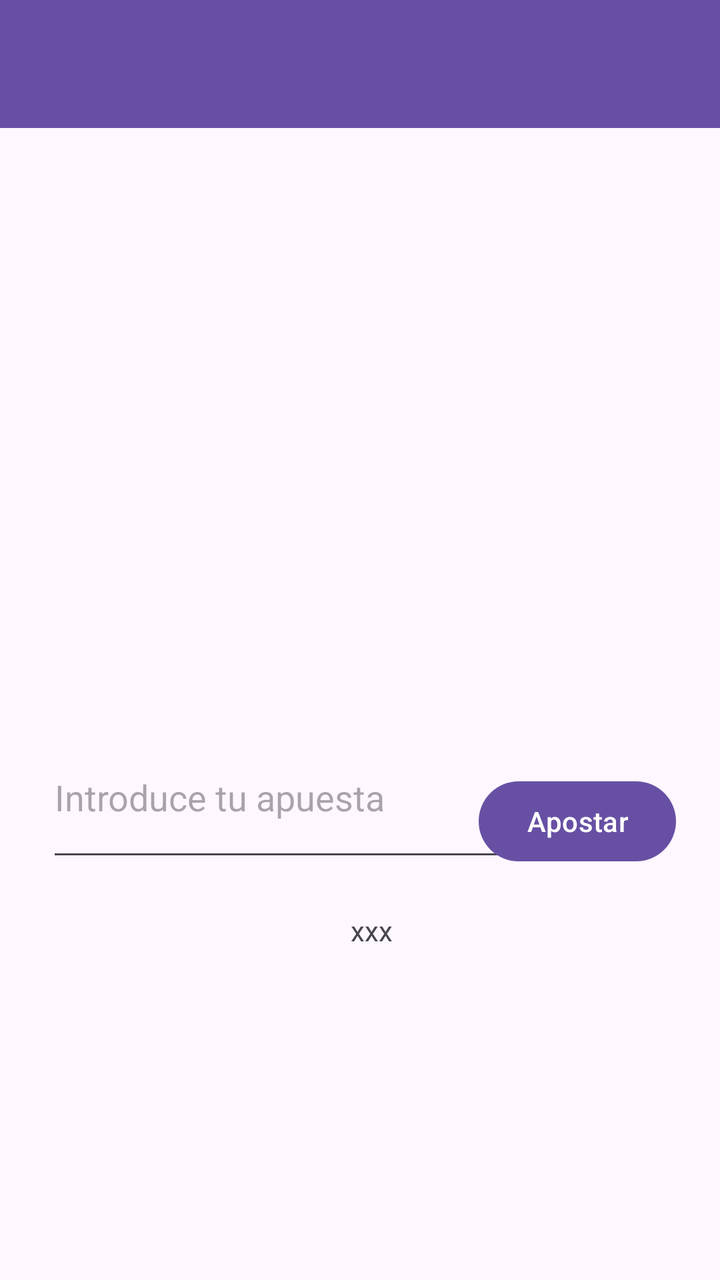
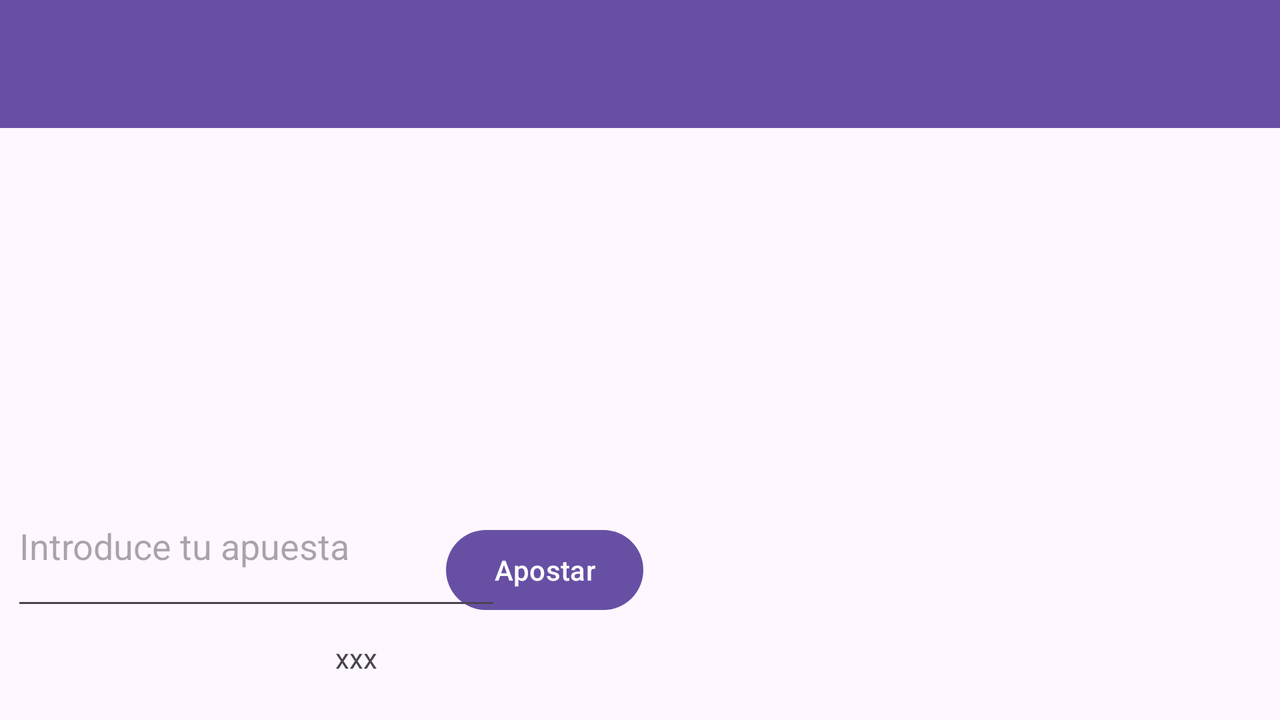

An Android layout and its configuration variant, each rendered on a device that would load it. The default file and the variant file are quoted in full after the pictures.
<!-- AndroidManifest.xml: application theme Theme.Entrega1 -->
<!-- res/layout/activity_play.xml -->
<?xml version="1.0" encoding="utf-8"?>
<androidx.constraintlayout.widget.ConstraintLayout xmlns:android="http://schemas.android.com/apk/res/android"
    xmlns:app="http://schemas.android.com/apk/res-auto"
    xmlns:tools="http://schemas.android.com/tools"
    android:id="@+id/main"
    android:layout_width="match_parent"
    android:layout_height="match_parent"
    tools:context=".PlayActivity">

    <Button
        android:id="@+id/buttonTotal2"
        android:layout_width="84dp"
        android:layout_height="44dp"
        android:text="Button"
        android:visibility="invisible"
        app:layout_constraintBottom_toBottomOf="parent"
        app:layout_constraintEnd_toEndOf="parent"
        app:layout_constraintHorizontal_bias="0.892"
        app:layout_constraintStart_toStartOf="parent"
        app:layout_constraintTop_toTopOf="parent"
        app:layout_constraintVertical_bias="0.448" />

    <androidx.recyclerview.widget.RecyclerView
        android:id="@+id/rvDealer"
        android:layout_width="350dp"
        android:layout_height="175dp"
        app:layout_constraintBottom_toBottomOf="parent"
        app:layout_constraintEnd_toEndOf="parent"
        app:layout_constraintHorizontal_bias="0.491"
        app:layout_constraintStart_toStartOf="parent"
        app:layout_constraintTop_toTopOf="parent"
        app:layout_constraintVertical_bias="0.131" />

    <TextView
        android:id="@+id/textApuesta"
        android:layout_width="wrap_content"
        android:layout_height="wrap_content"
        android:text="yyy"
        android:visibility="invisible"
        app:layout_constraintBottom_toBottomOf="parent"
        app:layout_constraintEnd_toEndOf="parent"
        app:layout_constraintHorizontal_bias="0.498"
        app:layout_constraintStart_toStartOf="parent"
        app:layout_constraintTop_toTopOf="parent"
        app:layout_constraintVertical_bias="0.849" />

    <androidx.recyclerview.widget.RecyclerView
        android:id="@+id/rvJugador"
        android:layout_width="342dp"
        android:layout_height="180dp"
        app:layout_constraintBottom_toBottomOf="parent"
        app:layout_constraintEnd_toEndOf="parent"
        app:layout_constraintHorizontal_bias="0.496"
        app:layout_constraintStart_toStartOf="parent"
        app:layout_constraintTop_toTopOf="parent"
        app:layout_constraintVertical_bias="0.638" />

    <Button
        android:id="@+id/buttonPlantarse"
        android:layout_width="wrap_content"
        android:layout_height="wrap_content"
        android:text="@string/plantarse"
        android:visibility="invisible"
        app:layout_constraintBottom_toBottomOf="parent"
        app:layout_constraintEnd_toEndOf="parent"
        app:layout_constraintHorizontal_bias="0.125"
        app:layout_constraintStart_toStartOf="parent"
        app:layout_constraintTop_toTopOf="parent"
        app:layout_constraintVertical_bias="0.865" />

    <Button
        android:id="@+id/buttonCarta"
        android:layout_width="wrap_content"
        android:layout_height="wrap_content"
        android:text="@string/carta"
        android:visibility="invisible"
        app:layout_constraintBottom_toBottomOf="parent"
        app:layout_constraintEnd_toEndOf="parent"
        app:layout_constraintHorizontal_bias="0.885"
        app:layout_constraintStart_toStartOf="parent"
        app:layout_constraintTop_toTopOf="parent"
        app:layout_constraintVertical_bias="0.865" />

    <TextView
        android:id="@+id/textPuntosJugador"
        android:layout_width="138dp"
        android:layout_height="58dp"
        android:gravity="center_horizontal|center_vertical"
        android:text="TextView"
        android:visibility="invisible"
        app:layout_constraintBottom_toBottomOf="parent"
        app:layout_constraintEnd_toEndOf="parent"
        app:layout_constraintStart_toStartOf="parent"
        app:layout_constraintTop_toTopOf="parent"
        app:layout_constraintVertical_bias="0.436" />

    <TextView
        android:id="@+id/textPuntosDealer"
        android:layout_width="wrap_content"
        android:layout_height="wrap_content"
        android:text="TextView"
        android:visibility="invisible"
        app:layout_constraintBottom_toBottomOf="parent"
        app:layout_constraintEnd_toEndOf="parent"
        app:layout_constraintHorizontal_bias="0.498"
        app:layout_constraintStart_toStartOf="parent"
        app:layout_constraintTop_toTopOf="parent"
        app:layout_constraintVertical_bias="0.359" />

    <Button
        android:id="@+id/buttonTotal1"
        android:layout_width="84dp"
        android:layout_height="44dp"
        android:text="Button"
        android:visibility="invisible"
        app:layout_constraintBottom_toBottomOf="parent"
        app:layout_constraintEnd_toEndOf="parent"
        app:layout_constraintHorizontal_bias="0.103"
        app:layout_constraintStart_toStartOf="parent"
        app:layout_constraintTop_toTopOf="parent"
        app:layout_constraintVertical_bias="0.448" />

    <Button
        android:id="@+id/buttonReplay"
        android:layout_width="wrap_content"
        android:layout_height="wrap_content"
        android:text="@string/replay"
        android:visibility="invisible"
        app:layout_constraintBottom_toBottomOf="parent"
        app:layout_constraintEnd_toEndOf="parent"
        app:layout_constraintHorizontal_bias="0.872"
        app:layout_constraintStart_toStartOf="parent"
        app:layout_constraintTop_toTopOf="parent"
        app:layout_constraintVertical_bias="0.795" />

    <Button
        android:id="@+id/buttonCompartir"
        android:layout_width="wrap_content"
        android:layout_height="wrap_content"
        android:text="@string/compartir"
        android:visibility="invisible"
        app:layout_constraintBottom_toBottomOf="parent"
        app:layout_constraintEnd_toEndOf="parent"
        app:layout_constraintHorizontal_bias="0.138"
        app:layout_constraintStart_toStartOf="parent"
        app:layout_constraintTop_toTopOf="parent"
        app:layout_constraintVertical_bias="0.796" />

    <EditText
        android:id="@+id/inputApuesta"
        android:layout_width="245dp"
        android:layout_height="77dp"
        android:ems="10"
        android:hint="@string/introduceapuesta"
        android:inputType="number"
        app:layout_constraintBottom_toBottomOf="parent"
        app:layout_constraintEnd_toEndOf="parent"
        app:layout_constraintHorizontal_bias="0.204"
        app:layout_constraintStart_toStartOf="parent"
        app:layout_constraintTop_toTopOf="parent"
        app:layout_constraintVertical_bias="0.637" />

    <TextView
        android:id="@+id/textSaldo"
        android:layout_width="wrap_content"
        android:layout_height="wrap_content"
        android:text="xxx"
        app:layout_constraintBottom_toBottomOf="parent"
        app:layout_constraintEnd_toEndOf="parent"
        app:layout_constraintHorizontal_bias="0.517"
        app:layout_constraintStart_toStartOf="parent"
        app:layout_constraintTop_toTopOf="parent"
        app:layout_constraintVertical_bias="0.734" />

    <Button
        android:id="@+id/buttonApostar"
        android:layout_width="wrap_content"
        android:layout_height="wrap_content"
        android:text="@string/apostar"
        app:layout_constraintBottom_toBottomOf="parent"
        app:layout_constraintEnd_toEndOf="parent"
        app:layout_constraintHorizontal_bias="0.916"
        app:layout_constraintStart_toStartOf="parent"
        app:layout_constraintTop_toTopOf="parent"
        app:layout_constraintVertical_bias="0.653" />

    <androidx.fragment.app.FragmentContainerView
        android:id="@+id/fragmentContainer"
        android:name="com.example.entrega1.Preferencias"
        android:layout_width="wrap_content"
        android:layout_height="wrap_content"
        android:visibility="invisible"
        app:layout_constraintBottom_toBottomOf="parent"
        app:layout_constraintEnd_toEndOf="parent"
        app:layout_constraintHorizontal_bias="0.498"
        app:layout_constraintStart_toStartOf="parent"
        app:layout_constraintTop_toTopOf="parent"
        app:layout_constraintVertical_bias="0.184" />

    <androidx.appcompat.widget.Toolbar
        android:id="@+id/toolbar"
        android:layout_width="0dp"
        android:layout_height="wrap_content"
        android:background="?attr/colorPrimary"
        android:minHeight="?attr/actionBarSize"
        android:theme="?attr/actionBarTheme"
        app:layout_constraintBottom_toBottomOf="parent"
        app:layout_constraintEnd_toEndOf="parent"
        app:layout_constraintStart_toStartOf="parent"
        app:layout_constraintTop_toTopOf="parent"
        android:elevation="4dp"
        app:layout_constraintVertical_bias="0.0" />

</androidx.constraintlayout.widget.ConstraintLayout>
<!-- resources referenced by this layout -->
<resources>
  <string name="apostar">Apostar</string>
  <string name="carta">Carta</string>
  <string name="compartir">Compartir</string>
  <string name="introduceapuesta">Introduce tu apuesta</string>
  <string name="plantarse">Plantarse</string>
  <string name="replay">Volver a jugar</string>
  <style name="Theme.Entrega1" parent="Base.Theme.Entrega1" />
  <style name="Base.Theme.Entrega1" parent="Theme.Material3.DayNight.NoActionBar">
          
          
      </style>
</resources>
<!-- res/layout-land/activity_play.xml (the repository's variant of the layout above) -->
<!-- drawn on the phone turned sideways -->
<?xml version="1.0" encoding="utf-8"?>
<androidx.constraintlayout.widget.ConstraintLayout xmlns:android="http://schemas.android.com/apk/res/android"
    xmlns:app="http://schemas.android.com/apk/res-auto"
    xmlns:tools="http://schemas.android.com/tools"
    android:id="@+id/main"
    android:layout_width="match_parent"
    android:layout_height="match_parent">

    <androidx.recyclerview.widget.RecyclerView
        android:id="@+id/rvJugador"
        android:layout_width="332dp"
        android:layout_height="129dp"
        app:layout_constraintBottom_toBottomOf="parent"
        app:layout_constraintEnd_toEndOf="parent"
        app:layout_constraintHorizontal_bias="0.939"
        app:layout_constraintStart_toStartOf="parent"
        app:layout_constraintTop_toTopOf="parent"
        app:layout_constraintVertical_bias="0.906" />

    <androidx.appcompat.widget.Toolbar
        android:id="@+id/toolbar"
        android:layout_width="0dp"
        android:layout_height="wrap_content"
        android:background="?attr/colorPrimary"
        android:elevation="4dp"
        android:minHeight="?attr/actionBarSize"
        android:theme="?attr/actionBarTheme"
        app:layout_constraintBottom_toBottomOf="parent"
        app:layout_constraintEnd_toEndOf="parent"
        app:layout_constraintStart_toStartOf="parent"
        app:layout_constraintTop_toTopOf="parent"
        app:layout_constraintVertical_bias="0.0" />

    <Button
        android:id="@+id/buttonCompartir"
        android:layout_width="wrap_content"
        android:layout_height="wrap_content"
        android:text="@string/compartir"
        android:visibility="invisible"
        app:layout_constraintBottom_toBottomOf="parent"
        app:layout_constraintEnd_toEndOf="parent"
        app:layout_constraintHorizontal_bias="0.048"
        app:layout_constraintStart_toStartOf="parent"
        app:layout_constraintTop_toTopOf="parent"
        app:layout_constraintVertical_bias="0.837" />

    <TextView
        android:id="@+id/textSaldo"
        android:layout_width="wrap_content"
        android:layout_height="wrap_content"
        android:text="xxx"
        app:layout_constraintBottom_toBottomOf="parent"
        app:layout_constraintEnd_toEndOf="parent"
        app:layout_constraintHorizontal_bias="0.271"
        app:layout_constraintStart_toStartOf="parent"
        app:layout_constraintTop_toTopOf="parent"
        app:layout_constraintVertical_bias="0.936" />

    <Button
        android:id="@+id/buttonApostar"
        android:layout_width="wrap_content"
        android:layout_height="wrap_content"
        android:text="@string/apostar"
        app:layout_constraintBottom_toBottomOf="parent"
        app:layout_constraintEnd_toEndOf="parent"
        app:layout_constraintHorizontal_bias="0.412"
        app:layout_constraintStart_toStartOf="parent"
        app:layout_constraintTop_toTopOf="parent"
        app:layout_constraintVertical_bias="0.837" />

    <TextView
        android:id="@+id/textPuntosDealer"
        android:layout_width="wrap_content"
        android:layout_height="wrap_content"
        android:text="TextView"
        android:visibility="invisible"
        app:layout_constraintBottom_toBottomOf="parent"
        app:layout_constraintEnd_toEndOf="parent"
        app:layout_constraintHorizontal_bias="0.231"
        app:layout_constraintStart_toStartOf="parent"
        app:layout_constraintTop_toTopOf="parent" />

    <Button
        android:id="@+id/buttonReplay"
        android:layout_width="wrap_content"
        android:layout_height="wrap_content"
        android:text="@string/replay"
        android:visibility="invisible"
        app:layout_constraintBottom_toBottomOf="parent"
        app:layout_constraintEnd_toEndOf="parent"
        app:layout_constraintHorizontal_bias="0.376"
        app:layout_constraintStart_toStartOf="parent"
        app:layout_constraintTop_toTopOf="parent"
        app:layout_constraintVertical_bias="0.837" />

    <EditText
        android:id="@+id/inputApuesta"
        android:layout_width="245dp"
        android:layout_height="77dp"
        android:ems="10"
        android:hint="@string/introduceapuesta"
        android:inputType="number"
        app:layout_constraintBottom_toBottomOf="parent"
        app:layout_constraintEnd_toEndOf="parent"
        app:layout_constraintHorizontal_bias="0.014"
        app:layout_constraintStart_toStartOf="parent"
        app:layout_constraintTop_toTopOf="parent"
        app:layout_constraintVertical_bias="0.823" />

    <TextView
        android:id="@+id/textPuntosJugador"
        android:layout_width="138dp"
        android:layout_height="58dp"
        android:gravity="center_horizontal|center_vertical"
        android:text="TextView"
        android:visibility="invisible"
        app:layout_constraintBottom_toBottomOf="parent"
        app:layout_constraintEnd_toEndOf="parent"
        app:layout_constraintHorizontal_bias="0.207"
        app:layout_constraintStart_toStartOf="parent"
        app:layout_constraintTop_toTopOf="parent"
        app:layout_constraintVertical_bias="0.589" />

    <Button
        android:id="@+id/buttonTotal2"
        android:layout_width="84dp"
        android:layout_height="44dp"
        android:text="Button"
        android:visibility="invisible"
        app:layout_constraintBottom_toBottomOf="parent"
        app:layout_constraintEnd_toEndOf="parent"
        app:layout_constraintHorizontal_bias="0.426"
        app:layout_constraintStart_toStartOf="parent"
        app:layout_constraintTop_toTopOf="parent"
        app:layout_constraintVertical_bias="0.683" />

    <Button
        android:id="@+id/buttonPlantarse"
        android:layout_width="wrap_content"
        android:layout_height="wrap_content"
        android:text="@string/plantarse"
        android:visibility="invisible"
        app:layout_constraintBottom_toBottomOf="parent"
        app:layout_constraintEnd_toEndOf="parent"
        app:layout_constraintHorizontal_bias="0.025"
        app:layout_constraintStart_toStartOf="parent"
        app:layout_constraintTop_toTopOf="parent"
        app:layout_constraintVertical_bias="0.506" />

    <Button
        android:id="@+id/buttonTotal1"
        android:layout_width="84dp"
        android:layout_height="44dp"
        android:text="Button"
        android:visibility="invisible"
        app:layout_constraintBottom_toBottomOf="parent"
        app:layout_constraintEnd_toEndOf="parent"
        app:layout_constraintHorizontal_bias="0.024"
        app:layout_constraintStart_toStartOf="parent"
        app:layout_constraintTop_toTopOf="parent"
        app:layout_constraintVertical_bias="0.683" />

    <Button
        android:id="@+id/buttonCarta"
        android:layout_width="wrap_content"
        android:layout_height="wrap_content"
        android:text="@string/carta"
        android:visibility="invisible"
        app:layout_constraintBottom_toBottomOf="parent"
        app:layout_constraintEnd_toEndOf="parent"
        app:layout_constraintHorizontal_bias="0.423"
        app:layout_constraintStart_toStartOf="parent"
        app:layout_constraintTop_toTopOf="parent"
        app:layout_constraintVertical_bias="0.506" />

    <androidx.recyclerview.widget.RecyclerView
        android:id="@+id/rvDealer"
        android:layout_width="332dp"
        android:layout_height="138dp"
        app:layout_constraintBottom_toBottomOf="parent"
        app:layout_constraintEnd_toEndOf="parent"
        app:layout_constraintHorizontal_bias="0.939"
        app:layout_constraintStart_toStartOf="parent"
        app:layout_constraintTop_toTopOf="parent"
        app:layout_constraintVertical_bias="0.327" />

    <TextView
        android:id="@+id/textApuesta"
        android:layout_width="wrap_content"
        android:layout_height="wrap_content"
        android:text="yyy"
        android:visibility="invisible"
        app:layout_constraintBottom_toBottomOf="parent"
        app:layout_constraintEnd_toEndOf="parent"
        app:layout_constraintHorizontal_bias="0.042"
        app:layout_constraintStart_toStartOf="parent"
        app:layout_constraintTop_toTopOf="parent"
        app:layout_constraintVertical_bias="0.936" />

    <androidx.fragment.app.FragmentContainerView
        android:id="@+id/fragmentContainer"
        android:name="com.example.entrega1.Preferencias"
        android:layout_width="362dp"
        android:layout_height="300dp"
        android:visibility="invisible"
        app:layout_constraintBottom_toBottomOf="parent"
        app:layout_constraintEnd_toEndOf="parent"
        app:layout_constraintHorizontal_bias="0.975"
        app:layout_constraintStart_toStartOf="parent"
        app:layout_constraintTop_toTopOf="parent"
        app:layout_constraintVertical_bias="0.831" />
</androidx.constraintlayout.widget.ConstraintLayout>
